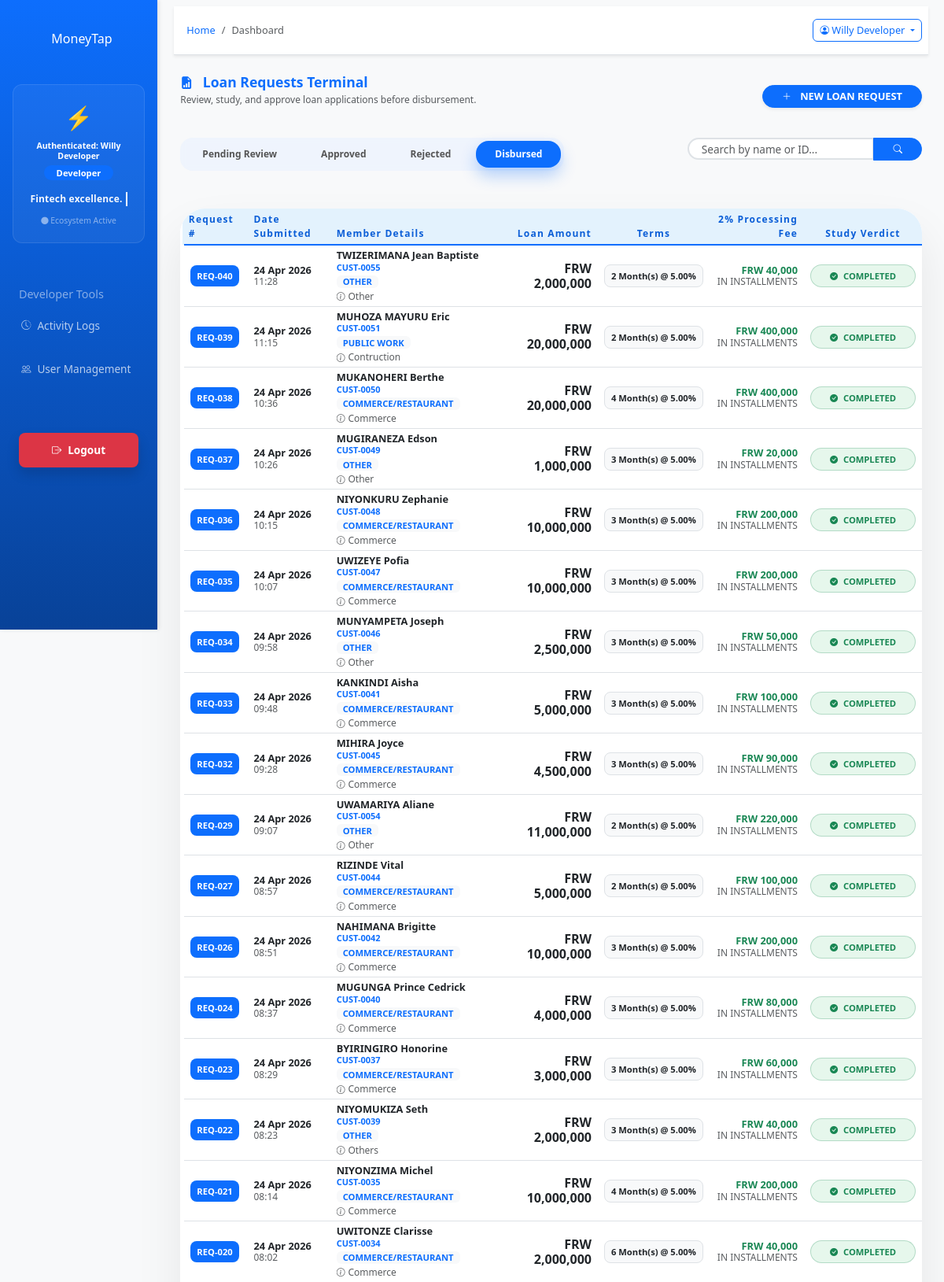
/app.moneytap/index.php?page=loan_requests&status=Disbursed (signed in, upper part), run on the app's committed database.
### tables this page shows
CREATE TABLE `loan_requests` (
  `id` int(11) NOT NULL,
  `customer_id` int(11) NOT NULL,
  `loan_amount` decimal(15,2) NOT NULL,
  `total_disbursed` decimal(15,2) NOT NULL,
  `interest_rate` decimal(5,2) NOT NULL,
  `number_of_instalments` int(11) NOT NULL,
  `management_fee_rate` decimal(5,2) NOT NULL DEFAULT '5.50',
  `deduct_fee_from_disbursed` tinyint(1) DEFAULT '1',
  `mgmt_fee_first_month_only` tinyint(1) DEFAULT '0',
  `requested_amount` decimal(15,2) DEFAULT '0.00',
  `is_requested_paid_upfront` tinyint(1) DEFAULT '0',
  `status` enum('Pending','Approved','Rejected','Disbursed') DEFAULT 'Pending',
  `admin_note` text,
  `loan_purpose` text,
  `economic_center` varchar(100) DEFAULT NULL,
  `created_at` timestamp NOT NULL DEFAULT CURRENT_TIMESTAMP,
  `updated_at` timestamp NOT NULL DEFAULT CURRENT_TIMESTAMP ON UPDATE CURRENT_TIMESTAMP,
  `requested_amount_paid` decimal(15,2) DEFAULT '0.00'
);

CREATE TABLE `customers` (
  `customer_id` int(11) NOT NULL,
  `customer_code` varchar(50) NOT NULL,
  `customer_name` varchar(255) NOT NULL,
  `birth_place` text,
  `id_number` varchar(50) NOT NULL,
  `account_number` varchar(50) DEFAULT NULL,
  `occupation` varchar(100) DEFAULT NULL,
  `gender` enum('Male','Female','Other') DEFAULT 'Male',
  `date_of_birth` date DEFAULT NULL,
  `phone` varchar(20) NOT NULL,
  `email` varchar(120) DEFAULT NULL,
  `organization` varchar(150) DEFAULT 'gracelending',
  `father_name` varchar(150) DEFAULT NULL,
  `mother_name` varchar(150) DEFAULT NULL,
  `marriage_type` enum('Single','Married','Divorced') DEFAULT 'Single',
  `spouse` varchar(150) DEFAULT NULL,
  `spouse_id` varchar(50) DEFAULT NULL,
  `spouse_occupation` varchar(100) DEFAULT NULL,
  `spouse_phone` varchar(20) DEFAULT NULL,
  `address` text,
  `location` text,
  `project` varchar(150) DEFAULT NULL,
  `project_location` varchar(150) DEFAULT NULL,
  `caution_location` varchar(150) DEFAULT NULL,
  `loan_type` varchar(50) DEFAULT NULL,
  `requested_amount` decimal(15,2) DEFAULT '0.00',
  `loan_duration` int(11) DEFAULT '0',
  `province` varchar(100) DEFAULT NULL,
  `district` varchar(100) DEFAULT NULL,
  `sector` varchar(100) DEFAULT NULL,
  `cell` varchar(100) DEFAULT NULL,
  `village` varchar(100) DEFAULT NULL,
  `created_by` varchar(100) DEFAULT 'admin',
  `created_at` datetime DEFAULT CURRENT_TIMESTAMP,
  `updated_at` datetime DEFAULT CURRENT_TIMESTAMP ON UPDATE CURRENT_TIMESTAMP,
  `is_active` tinyint(1) DEFAULT '1',
  `status` varchar(50) DEFAULT 'Approved',
  `doc_id` varchar(255) DEFAULT NULL COMMENT 'National ID Path',
  `doc_contract` varchar(255) DEFAULT NULL COMMENT 'Work Contract Path',
  `doc_statement` varchar(255) DEFAULT NULL COMMENT 'Bank Statement Path',
  `doc_payslip` varchar(255) DEFAULT NULL COMMENT 'Payslip Path',
  `doc_marital` varchar(255) DEFAULT NULL COMMENT 'Marital Status Cert Path',
  `doc_rdb` varchar(255) DEFAULT NULL COMMENT 'RDB Certificate Path',
  `has_guarantor` enum('Yes','No') DEFAULT 'No',
  `guarantor_name` varchar(150) DEFAULT NULL,
  `guarantor_id` varchar(50) DEFAULT NULL,
  `guarantor_phone` varchar(20) DEFAULT NULL,
  `guarantor_occupation` varchar(100) DEFAULT NULL,
  `tin_number` varchar(20) DEFAULT NULL,
  `risk_rating` varchar(50) DEFAULT NULL,
  `current_balance` decimal(15,2) DEFAULT '0.00',
  `total_loans` decimal(15,2) DEFAULT '0.00',
  `total_paid` decimal(15,2) DEFAULT '0.00',
  `rejection_reason` text,
  `correction_fields` text,
  `admin_note` text,
  `client_resubmitted` tinyint(1) DEFAULT '0',
  `resubmitted_fields` text,
  `total_disbursed` decimal(15,2) NOT NULL DEFAULT '0.00',
  `total_outstanding` decimal(15,2) NOT NULL DEFAULT '0.00',
  `last_loan_date` date DEFAULT NULL,
  `record_date` datetime NOT NULL DEFAULT CURRENT_TIMESTAMP,
  `collateral_type` enum('Movable','Immovable') DEFAULT NULL,
  `collateral_sub_type` varchar(50) DEFAULT NULL,
  `upi_location` varchar(100) DEFAULT NULL,
  `square_mtrs` varchar(50) DEFAULT NULL,
  `doc_loan_clearance` varchar(255) DEFAULT NULL,
  `doc_power_of_attorney` varchar(255) DEFAULT NULL,
  `doc_guarantor_letter` varchar(255) DEFAULT NULL
);

### app.moneytap/modules/loan_requests.php (the view, shortened to what this page needs)
<?php
$conn = getConnection();
$conn->query("CREATE TABLE IF NOT EXISTS loan_requests (
    id INT AUTO_INCREMENT PRIMARY KEY,
    customer_id INT NOT NULL,
    loan_amount DECIMAL(15, 2) NOT NULL,
    total_disbursed DECIMAL(15, 2) NOT NULL,
    interest_rate DECIMAL(5, 2) NOT NULL,
    number_of_instalments INT NOT NULL,
    management_fee_rate DECIMAL(5, 2) NOT NULL DEFAULT 5.50,
    deduct_fee_from_disbursed TINYINT(1) DEFAULT 1,
    mgmt_fee_first_month_only TINYINT(1) DEFAULT 0,
    requested_amount DECIMAL(15, 2) DEFAULT 0.00,
    is_requested_paid_upfront TINYINT(1) DEFAULT 0,
    status ENUM('Pending', 'Approved', 'Rejected', 'Disbursed') DEFAULT 'Pending',
    admin_note TEXT,
    created_at TIMESTAMP DEFAULT CURRENT_TIMESTAMP,
    updated_at TIMESTAMP DEFAULT CURRENT_TIMESTAMP ON UPDATE CURRENT_TIMESTAMP,
    FOREIGN KEY (customer_id) REFERENCES customers(customer_id) ON DELETE CASCADE
)");
$search = isset($_GET['search']) ? trim($_GET['search']) : '';
$status_filter = isset($_GET['status']) ? $_GET['status'] : 'Pending';
$query = "SELECT lr.*, c.customer_name, c.customer_code
          FROM loan_requests lr
          JOIN customers c ON lr.customer_id = c.customer_id";
$where = [];
if ($status_filter) {
    $where[] = "lr.status = '$status_filter'";
}
if (!empty($where)) {
    $query .= " WHERE " . implode(" AND ", $where);
}
$query .= " ORDER BY lr.created_at DESC";
$requests = $conn->query($query);
?>
<div class="row mb-4">
        <div class="d-flex justify-content-between align-items-center">
            <div>
                <h2 class="h4 fw-bold text-primary mb-1"><i class="bi bi-file-earmark-bar-graph-fill me-2"></i> Loan Requests Terminal</h2>
                <p class="text-muted small">Review, study, and approve loan applications before disbursement.</p>
            </div>
            <a href="?page=add_loan_request" class="btn btn-primary rounded-pill px-4 fw-black shadow-sm">
                <i class="bi bi-plus-lg me-2"></i> NEW LOAN REQUEST
            </a>
        </div>
</div>
<div class="row mb-4">
    <div class="col-md-8">
        <ul class="nav nav-pills glass-pills p-1 rounded-4 mb-4 gap-2">
            <li class="nav-item">
                <a class="nav-link rounded-4 py-2 px-4 fw-bold <?php echo $status_filter == 'Pending' ? 'active' : ''; ?>" href="?page=loan_requests&status=Pending">Pending Review</a>
            </li>
            <li class="nav-item">
                <a class="nav-link rounded-4 py-2 px-4 fw-bold <?php echo $status_filter == 'Approved' ? 'active' : ''; ?>" href="?page=loan_requests&status=Approved">Approved</a>
            </li>
            <li class="nav-item">
                <a class="nav-link rounded-4 py-2 px-4 fw-bold <?php echo $status_filter == 'Rejected' ? 'active' : ''; ?>" href="?page=loan_requests&status=Rejected">Rejected</a>
            </li>
            <li class="nav-item">
                <a class="nav-link rounded-4 py-2 px-4 fw-bold <?php echo $status_filter == 'Disbursed' ? 'active' : ''; ?>" href="?page=loan_requests&status=Disbursed">Disbursed</a>
            </li>
        </ul>
    </div>
    <div class="col-md-4">
        <form method="GET" class="d-flex">
            <div class="input-group">
                <input type="text" name="search" class="form-control rounded-start-4 py-2 ps-3 border-2 border-primary-soft shadow-none" placeholder="Search by name or ID..." value="<?php echo htmlspecialchars($search); ?>">
                <button class="btn btn-primary rounded-end-4 px-4" type="submit"><i class="bi bi-search"></i></button>
            </div>
        </form>
    </div>
</div>
<div class="row">
    <div class="col-12">
        <div class="card border-0 shadow-premium rounded-5 overflow-hidden">
            <div class="card-body p-0">
                <div class="table-responsive">
                    <table class="table table-hover align-middle mb-0">
                        <thead class="bg-light-blue py-3">
                            <tr class="uppercase text-muted x-small tracking-widest fw-black">
                                <th class="ps-4">Request #</th>
                                <th>Date Submitted</th>
                                <th>Member Details</th>
                                <th class="text-end">Loan Amount</th>
                                <th class="text-center">Terms</th>
                                <th class="text-end">2% Processing Fee</th>
                                <th class="text-center pe-4">Study Verdict</th>
                            </tr>
                        </thead>
                        <tbody>
                            <?php if ($requests && $requests->num_rows > 0): ?>
                                <?php while($req = $requests->fetch_assoc()):
                                    $date = date('d M Y', strtotime($req['created_at']));
                                    $time = date('H:i', strtotime($req['created_at']));
                                ?>
                                <tr class="request-row clickable-row" data-id="<?php echo $req['id']; ?>">
                                    <td class="ps-4">
                                        <span class="badge bg-brand-primary text-white p-2 rounded-3 fw-bold">REQ-<?php echo str_pad($req['id'], 3, '0', STR_PAD_LEFT); ?></span>
                                    </td>
                                    <td>
                                        <div class="fw-bold"><?php echo $date; ?></div>
                                        <div class="text-muted x-small"><?php echo $time; ?></div>
                                    </td>
                                    <td>
                                        <div class="fw-black text-dark"><?php echo htmlspecialchars($req['customer_name']); ?></div>
                                        <div class="text-primary x-small fw-bold mb-1"><?php echo $req['customer_code']; ?></div>
                                        <?php if (!empty($req['economic_center'])): ?>
                                            <span class="badge bg-light text-primary border-primary border-opacity-25 x-small px-2 mb-1" style="font-size: 9px;"><?php echo strtoupper($req['economic_center']); ?></span>
                                        <?php endif; ?>
                                        <?php if (!empty($req['loan_purpose'])): ?>
                                            <div class="text-muted x-small italic" style="max-width: 250px; white-space: nowrap; overflow: hidden; text-overflow: ellipsis;" title="<?php echo htmlspecialchars($req['loan_purpose']); ?>">
                                                <i class="bi bi-info-circle me-1"></i><?php echo htmlspecialchars($req['loan_purpose']); ?>
                                            </div>
                                        <?php endif; ?>
                                    </td>
                                    <td class="text-end fw-black fs-6">
                                        FRW <?php echo number_format($req['loan_amount']); ?>
                                    </td>
                                    <td class="text-center">
                                        <div class="badge bg-light text-dark border p-2 rounded-3 fw-bold">
                                            <?php echo $req['number_of_instalments']; ?> Month(s) @ <?php echo $req['interest_rate']; ?>%
                                        </div>
                                    </td>
                                    <td class="text-end">
                                        <div class="fw-bold text-success">FRW <?php echo number_format($req['requested_amount']); ?></div>
                                        <div class="x-small <?php echo $req['is_requested_paid_upfront'] ? 'text-primary' : 'text-muted'; ?>">
                                            <?php echo $req['is_requested_paid_upfront'] ? '<i class="bi bi-lightning-fill"></i> UPFRONT' : 'IN INSTALLMENTS'; ?>
                                        </div>
                                    </td>
                                    <td class="text-center pe-4">
                                        <?php if ($req['status'] == 'Pending'): ?>
                                            <div class="btn-group btn-group-sm rounded-pill overflow-hidden shadow-sm">
                                                <button type="button" class="btn btn-success px-3 fw-bold" onclick="showDecisionModal(<?php echo $req['id']; ?>, 'approve')">APPROVE</button>
                                                <button type="button" class="btn btn-danger px-3 fw-bold" onclick="showDecisionModal(<?php echo $req['id']; ?>, 'reject')">REJECT</button>
                                            </div>
                                        <?php elseif ($req['status'] == 'Approved'): ?>
                                            <a href="?page=addloan&req_id=<?php echo $req['id']; ?>" class="btn btn-brand-primary btn-sm rounded-pill px-4 fw-black">
                                                <i class="bi bi-cash-stack"></i> DISBURSE NOW
                                            </a>
                                        <?php elseif ($req['status'] == 'Disbursed'): ?>
                                            <span class="badge bg-success-soft text-success px-4 py-2 border border-success border-opacity-25 rounded-pill fw-bold">
                                                <i class="bi bi-check-circle-fill me-1"></i> COMPLETED
                                            </span>
                                        <?php else: ?>
                                            <span class="badge bg-danger-soft text-danger px-4 py-2 border border-danger border-opacity-25 rounded-pill fw-bold">
                                                REJECTED
                                            </span>
                                        <?php endif; ?>
                                    </td>
                                </tr>
                                <?php endwhile; ?>
                            <?php else: ?>
                                <tr><td colspan="7" class="text-center py-5 text-muted">No requests found for this category.</td></tr>
                            <?php endif; ?>
                        </tbody>
                    </table>
                </div>
            </div>
        </div>
    </div>
</div>

### data on the page
loan_requests: id "040", created_at "24 Apr 2026", created_at "11:28", customer.customer_name "TWIZERIMANA Jean Baptiste", customer.customer_code "CUST-0055", economic_center "OTHER", loan_purpose "Other", loan_amount "2,000,000", number_of_instalments "2", interest_rate "5.00", requested_amount "40,000", is_requested_paid_upfront "IN INSTALLMENTS", status "Disbursed" (drawn)
loan_requests: id "039", created_at "24 Apr 2026", created_at "11:15", customer.customer_name "MUHOZA MAYURU Eric", customer.customer_code "CUST-0051", economic_center "PUBLIC WORK", loan_purpose "Contruction", loan_amount "20,000,000", number_of_instalments "2", interest_rate "5.00", requested_amount "400,000", is_requested_paid_upfront "IN INSTALLMENTS", status "Disbursed" (drawn)
loan_requests: id "038", created_at "24 Apr 2026", created_at "10:36", customer.customer_name "MUKANOHERI Berthe", customer.customer_code "CUST-0050", economic_center "COMMERCE/RESTAURANT", loan_purpose "Commerce", loan_amount "20,000,000", number_of_instalments "4", interest_rate "5.00", requested_amount "400,000", is_requested_paid_upfront "IN INSTALLMENTS", status "Disbursed" (drawn)
loan_requests: id "037", created_at "24 Apr 2026", created_at "10:26", customer.customer_name "MUGIRANEZA Edson", customer.customer_code "CUST-0049", economic_center "OTHER", loan_purpose "Other", loan_amount "1,000,000", number_of_instalments "3", interest_rate "5.00", requested_amount "20,000", is_requested_paid_upfront "IN INSTALLMENTS", status "Disbursed" (drawn)
loan_requests: id "036", created_at "24 Apr 2026", created_at "10:15", customer.customer_name "NIYONKURU Zephanie", customer.customer_code "CUST-0048", economic_center "COMMERCE/RESTAURANT", loan_purpose "Commerce", loan_amount "10,000,000", number_of_instalments "3", interest_rate "5.00", requested_amount "200,000", is_requested_paid_upfront "IN INSTALLMENTS", status "Disbursed" (drawn)
loan_requests: id "035", created_at "24 Apr 2026", created_at "10:07", customer.customer_name "UWIZEYE Pofia", customer.customer_code "CUST-0047", economic_center "COMMERCE/RESTAURANT", loan_purpose "Commerce", loan_amount "10,000,000", number_of_instalments "3", interest_rate "5.00", requested_amount "200,000", is_requested_paid_upfront "IN INSTALLMENTS", status "Disbursed" (drawn)
loan_requests: id "034", created_at "24 Apr 2026", created_at "09:58", customer.customer_name "MUNYAMPETA Joseph", customer.customer_code "CUST-0046", economic_center "OTHER", loan_purpose "Other", loan_amount "2,500,000", number_of_instalments "3", interest_rate "5.00", requested_amount "50,000", is_requested_paid_upfront "IN INSTALLMENTS", status "Disbursed" (drawn)
loan_requests: id "033", created_at "24 Apr 2026", created_at "09:48", customer.customer_name "KANKINDI Aisha", customer.customer_code "CUST-0041", economic_center "COMMERCE/RESTAURANT", loan_purpose "Commerce", loan_amount "5,000,000", number_of_instalments "3", interest_rate "5.00", requested_amount "100,000", is_requested_paid_upfront "IN INSTALLMENTS", status "Disbursed" (drawn)
loan_requests: id "032", created_at "24 Apr 2026", created_at "09:28", customer.customer_name "MIHIRA Joyce", customer.customer_code "CUST-0045", economic_center "COMMERCE/RESTAURANT", loan_purpose "Commerce", loan_amount "4,500,000", number_of_instalments "3", interest_rate "5.00", requested_amount "90,000", is_requested_paid_upfront "IN INSTALLMENTS", status "Disbursed" (drawn)
loan_requests: id "029", created_at "24 Apr 2026", created_at "09:07", customer.customer_name "UWAMARIYA Aliane", customer.customer_code "CUST-0054", economic_center "OTHER", loan_purpose "Other", loan_amount "11,000,000", number_of_instalments "2", interest_rate "5.00", requested_amount "220,000", is_requested_paid_upfront "IN INSTALLMENTS", status "Disbursed" (drawn)
loan_requests: id "027", created_at "24 Apr 2026", created_at "08:57", customer.customer_name "RIZINDE Vital", customer.customer_code "CUST-0044", economic_center "COMMERCE/RESTAURANT", loan_purpose "Commerce", loan_amount "5,000,000", number_of_instalments "2", interest_rate "5.00", requested_amount "100,000", is_requested_paid_upfront "IN INSTALLMENTS", status "Disbursed" (drawn)
loan_requests: id "026", created_at "24 Apr 2026", created_at "08:51", customer.customer_name "NAHIMANA Brigitte", customer.customer_code "CUST-0042", economic_center "COMMERCE/RESTAURANT", loan_purpose "Commerce", loan_amount "10,000,000", number_of_instalments "3", interest_rate "5.00", requested_amount "200,000", is_requested_paid_upfront "IN INSTALLMENTS", status "Disbursed" (drawn)
loan_requests: id "024", created_at "24 Apr 2026", created_at "08:37", customer.customer_name "MUGUNGA Prince Cedrick", customer.customer_code "CUST-0040", economic_center "COMMERCE/RESTAURANT", loan_purpose "Commerce", loan_amount "4,000,000", number_of_instalments "3", interest_rate "5.00", requested_amount "80,000", is_requested_paid_upfront "IN INSTALLMENTS", status "Disbursed" (drawn)
loan_requests: id "023", created_at "24 Apr 2026", created_at "08:29", customer.customer_name "BYIRINGIRO Honorine", customer.customer_code "CUST-0037", economic_center "COMMERCE/RESTAURANT", loan_purpose "Commerce", loan_amount "3,000,000", number_of_instalments "3", interest_rate "5.00", requested_amount "60,000", is_requested_paid_upfront "IN INSTALLMENTS", status "Disbursed" (drawn)
loan_requests: id "022", created_at "24 Apr 2026", created_at "08:23", customer.customer_name "NIYOMUKIZA Seth", customer.customer_code "CUST-0039", economic_center "OTHER", loan_purpose "Others", loan_amount "2,000,000", number_of_instalments "3", interest_rate "5.00", requested_amount "40,000", is_requested_paid_upfront "IN INSTALLMENTS", status "Disbursed" (drawn)
loan_requests: id "021", created_at "24 Apr 2026", created_at "08:14", customer.customer_name "NIYONZIMA Michel", customer.customer_code "CUST-0035", economic_center "COMMERCE/RESTAURANT", loan_purpose "Commerce", loan_amount "10,000,000", number_of_instalments "4", interest_rate "5.00", requested_amount "200,000", is_requested_paid_upfront "IN INSTALLMENTS", status "Disbursed" (drawn)
loan_requests: id "020", created_at "24 Apr 2026", created_at "08:02", customer.customer_name "UWITONZE Clarisse", customer.customer_code "CUST-0034", economic_center "COMMERCE/RESTAURANT", loan_purpose "Commerce", loan_amount "2,000,000", number_of_instalments "6", interest_rate "5.00", requested_amount "40,000", is_requested_paid_upfront "IN INSTALLMENTS", status "Disbursed" (drawn)

### other printed values
$_SESSION['user_name'] "Willy Developer"
$user_role "Developer"
$page_title "Dashboard"
